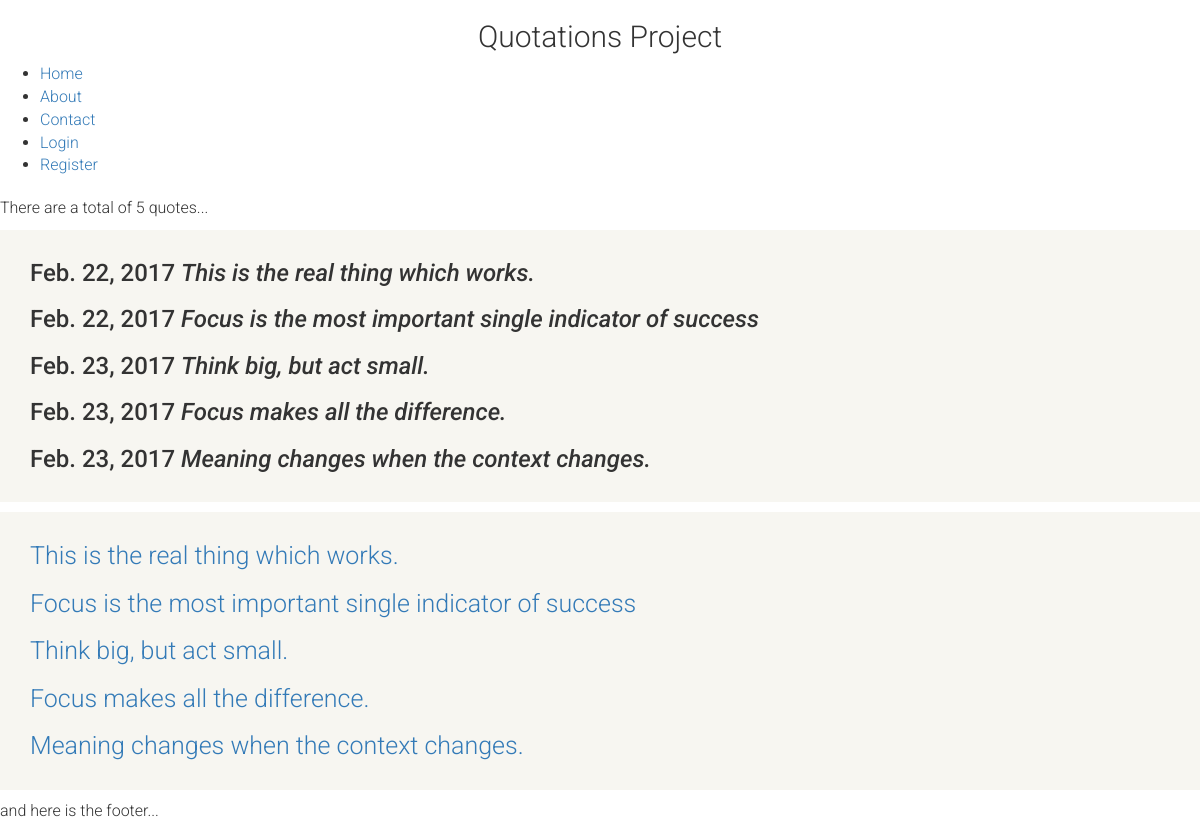
The app's page /, older data.
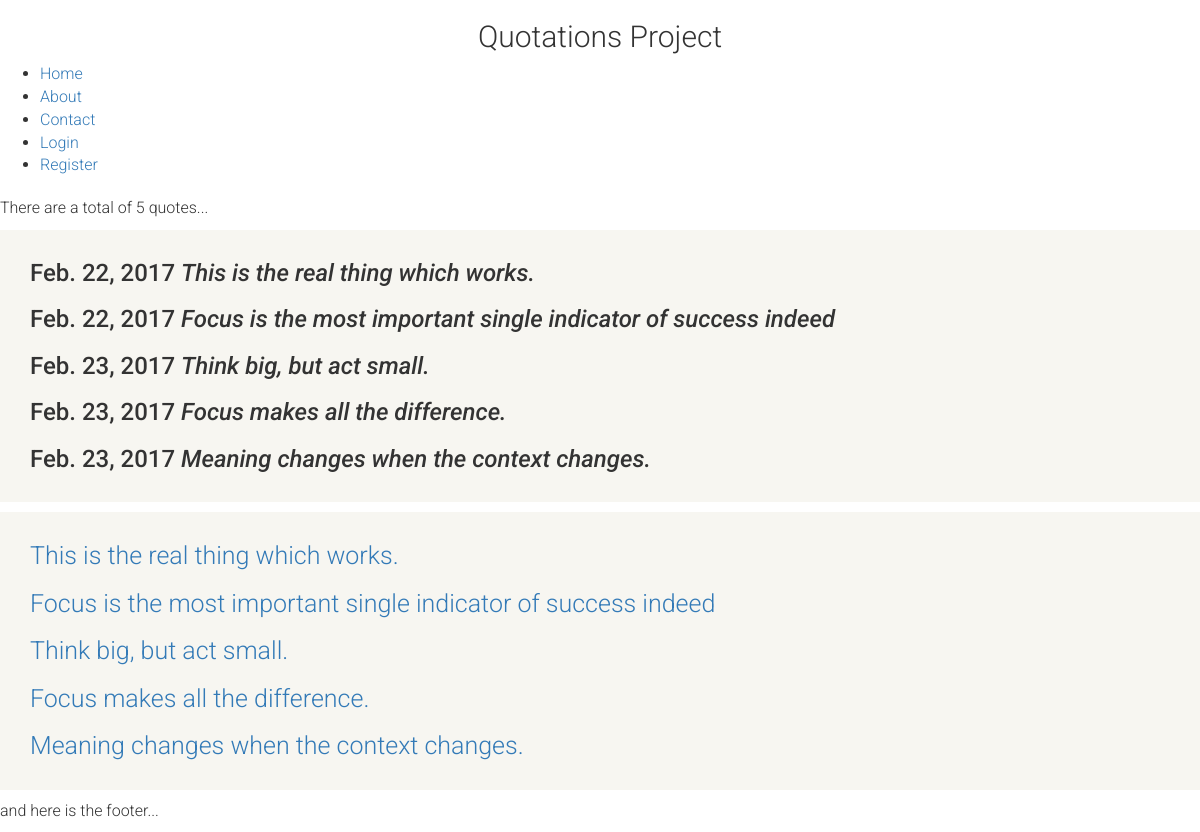
The same page, newer data.
### quotations/models.py (models this page shows)
class Qs(models.Model):
	quote = models.CharField(max_length=511)
	date = models.DateField(("Date"), default=datetime.date.today)
	slug = models.SlugField(unique=True)

### quotations/views.py (the view)
# urls.py: url(r'^$', views.index, name='home'),
def index(request):
	count = Qs.objects.count()
	things = Qs.objects.all()
	return render(request, 'index.html',
	             {'total_count': count,
	             'things' : things,
	             })

### quotations/templates/index.html (shortened to what this page needs)
{% extends 'base.html' %}
{% block content %}
    <p>There are a total of {{ total_count }} quotes... </p>
<div class="sechighlight">
<div class="container sec">
    {% for q in things %}
    <h3>{{ q.date }} <I>{{ q.quote}} </I></h3>
    {% endfor %}
</div>
</div>
<div class="sechighlight">
<div class="container sec">
    {% for q in things %}
    <h2>
    	<a href="{% url 'quote_detail' slug=q.slug %}"> {{q.quote}}
    	</a>
    </h2>
    {% endfor %}
</div>
</div>
{% endblock content %}
{% block footer %}
    <p>and here is the footer...</p>
{% endblock footer %}

Row changes from the older to the newer data that the page shows:
changed Qs: quote "Focus is the most important single indicator of success" → "Focus is the most important single indicator of success indeed"
